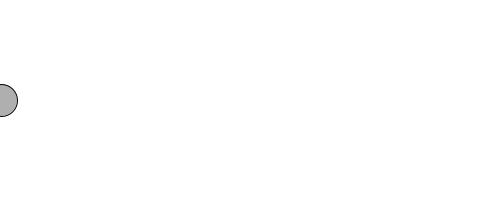
Frame 1 (no input)
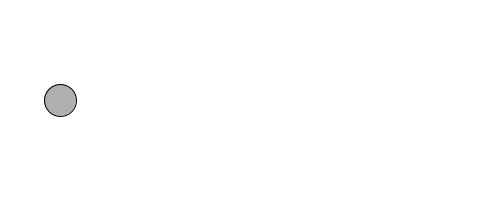
Frame 60 (the mouse pressed at the canvas centre just before this capture)
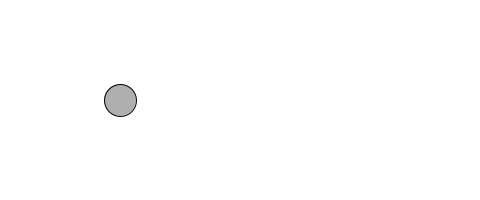
Frame 120 (the mouse held since frame 60 and released just before this capture)

The Processing sketch that drew these frames (run headless with seeded random() and noise(); from frame 60 on, the mouse is pressed at the canvas centre):

// Processing sketch: super_ball
// ── super_ball.pde
int x = 0;
int y = 100;
int speed = 2;
String right = "right";
String left = "left";
String forward = "forward";
String backward = "backward";
String side = right;

void setup() {
  size(480, 200);
}

void draw() {
  background(255);

  if (side==right) {
    x=x+1;
  } 
  if (side==left) {
    x=x-1;
  }  
  if (side==forward) {
    y=y-1;
  }  
  if (side==backward) {
    y=y+1;
  }

  if (x < 0) {
    x = 0;
  } else if (x > width) {
    x = width;
  }

  stroke(0);
  fill(175);
  ellipse(x, y, 32, 32);

  if (keyPressed) {
    if (key=='d') {
      side=right;
    }
    if (key=='a') {
      side=left; //<>//
    }
    if (key=='w') {
      side=forward;
    }
    if (key=='s') {
      side=backward;
    }
  }
}
